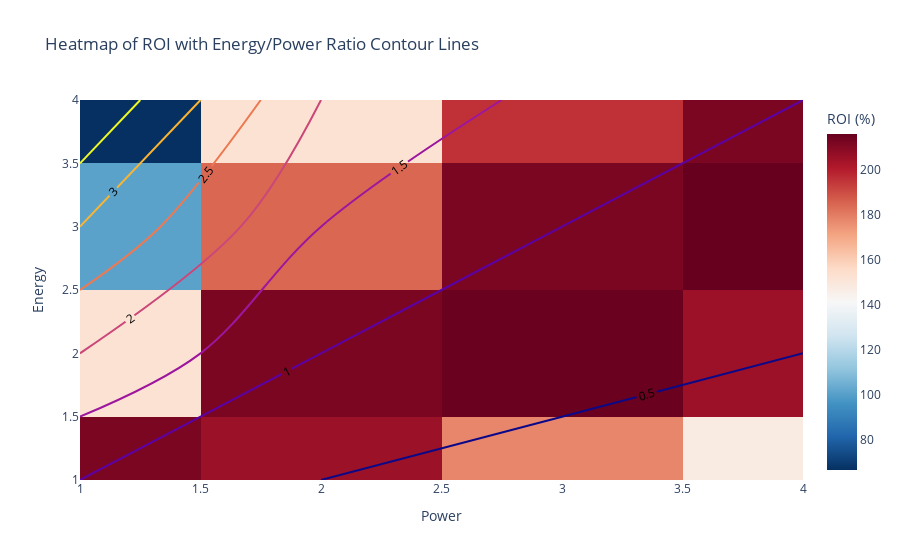

The notebook cell this image was saved under:
### Code cell
import pandas as pd
import numpy as np
import plotly.graph_objects as go

# Calculating Energy/Power ratio for the contour plot
df['Ratio'] = df['Energy'] / df['Power']
pivot_ratio = df.pivot(index="Energy", columns="Power", values="Ratio")

# Data for the heatmap
z = pivot_df.values
x = pivot_df.columns
y = pivot_df.index

# Creating the heatmap with contour lines
fig = go.Figure()

# Add heatmap
fig.add_trace(go.Heatmap(
    z=z,
    x=x,
    y=y,
    colorscale='RdBu',
    reversescale=True,  # High values red, low values blue
    colorbar=dict(title='ROI (%)'),
    zmin=np.min(z),  # Define the range of z for better contrast
    zmax=np.max(z)
))

# Add contour lines for the Energy/Power ratio with text labels
fig.add_trace(go.Contour(
    z=pivot_ratio.values,
    x=pivot_df.columns,
    y=pivot_df.index,
    showscale=False,  # Hide the scale for contour lines
    contours=dict(
        coloring='lines',
        showlabels=True,  # Enable labels on contours
        labelfont=dict(size=12, color='black'),  # Customize the font of the labels
    ),
    line=dict(color='black', width=2)
))

# Adding titles and labels, and setting axis ranges to start from 1
fig.update_layout(
    title='Heatmap of ROI with Energy/Power Ratio Contour Lines',
    xaxis=dict(title='Power', range=[1, 4]),
    yaxis=dict(title='Energy', range=[1, 4])
)

# Display the figure
fig.show()

### Figure 1 — Plotly figure (JSON) as saved in the notebook; plotly's stock layout.template omitted (floating-point values rounded to 4 significant figures)
{"data": [{"colorbar": {"title": {"text": "ROI (%)"}}, "colorscale": [[0, "rgb(103,0,31)"], [0.1, "rgb(178,24,43)"], [0.2, "rgb(214,96,77)"], [0.3, "rgb(244,165,130)"], [0.4, "rgb(253,219,199)"], [0.5, "rgb(247,247,247)"], [0.6, "rgb(209,229,240)"], [0.7, "rgb(146,197,222)"], [0.8, "rgb(67,147,195)"], [0.9, "rgb(33,102,172)"], [1, "rgb(5,48,97)"]], "reversescale": true, "type": "heatmap", "x": [1, 2, 3, 4], "y": [1, 2, 3, 4], "z": [[211.8, 205.4, 177.6, 147.7], [152.6, 211.8, 215.2, 205.3], [101.0, 184.5, 211.7, 215.7], [66.69, 152.6, 195.6, 211.7]], "zmax": 215.7, "zmin": 66.69}, {"contours": {"coloring": "lines", "labelfont": {"color": "black", "size": 12}, "showlabels": true}, "line": {"color": "black", "width": 2}, "showscale": false, "type": "contour", "x": [1, 2, 3, 4], "y": [1, 2, 3, 4], "z": [[1, 0.5, 0.3333, 0.25], [2, 1, 0.6667, 0.5], [3, 1.5, 1, 0.75], [4, 2, 1.333, 1]]}], "layout": {"title": {"text": "Heatmap of ROI with Energy/Power Ratio Contour Lines"}, "xaxis": {"range": [1, 4], "title": {"text": "Power"}}, "yaxis": {"range": [1, 4], "title": {"text": "Energy"}}}}
